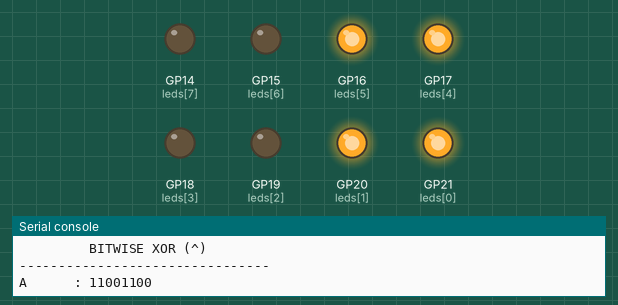
Simulated run of this program. Board: Raspberry Pi Pico running MicroPython. On the bench: output pins drawn as LEDs (lit = HIGH), the last lines printed to the serial console.

Above: at 0.1 s.
At 2.1 s:
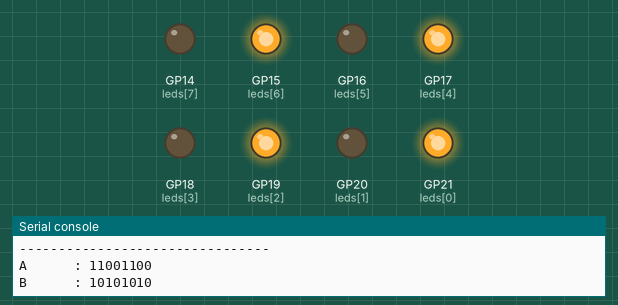
At 4.6 s:
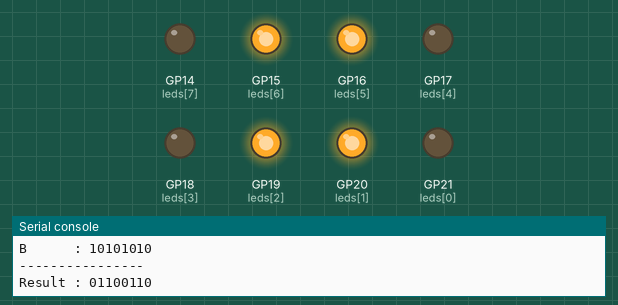
At 8.6 s:
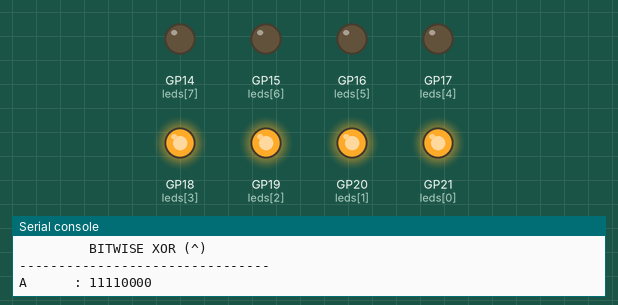
At 19.1 s:
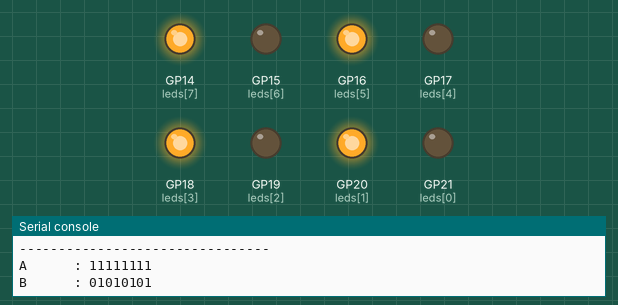
At 38.6 s:
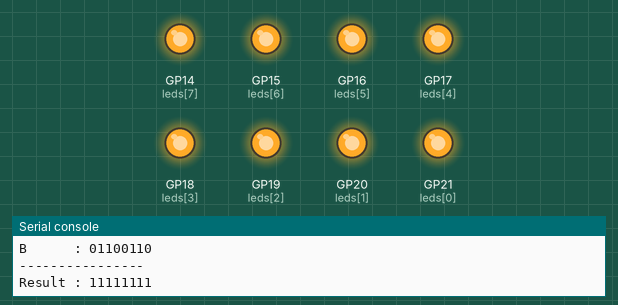
Timing chart, 0 to 40.0 s (numbered marks = the images above):
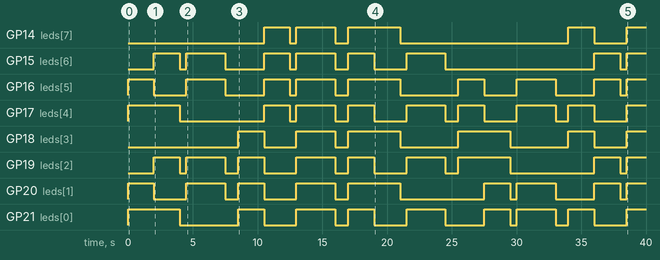

The program:

06_Bitwise_XOR.py
```python
from machine import Pin
from time import sleep

# ----------------------------------------
# 8-bit Bitwise OR
# Raspberry Pi Pico (MicroPython)
#
# D7 (MSB) -> GP21
# D6       -> GP20
# D5       -> GP19
# D4       -> GP18
# D3       -> GP17
# D2       -> GP16
# D1       -> GP15
# D0 (LSB) -> GP14
# ----------------------------------------

# GPIO mapping (D7 to D0)
led_pins = [21, 20, 19, 18, 17, 16, 15, 14]
leds = [Pin(pin, Pin.OUT) for pin in led_pins]


def write_byte(value):
    """Display an 8-bit value on the LEDs."""
    value &= 0xFF

    for i in range(8):
        bit = (value >> (7 - i)) & 1
        leds[i].value(bit)


# (A, B) Test Cases
test_cases = [
    (0b11001100, 0b10101010),
    (0b11110000, 0b00001111),
    (0b11111111, 0b01010101),
    (0b00111100, 0b11110000),
    (0b10011001, 0b01100110)
]


while True:

    for A, B in test_cases:

        result = A ^ B

        print("--------------------------------")
        print("         BITWISE XOR (^)")
        print("--------------------------------")

        print(f"A      : {A:08b}")
        write_byte(A)
        sleep(2)

        print(f"B      : {B:08b}")
        write_byte(B)
        sleep(2)

        # Small pause
        write_byte(0)
        sleep(0.5)

        print("----------------")
        print(f"Result : {result:08b}")
        write_byte(result)
        sleep(3)

        # Clear before next example
        write_byte(0)
        sleep(1)
```

Measured:
- by itself, GP14 (leds[7]): LOW → HIGH at 10.5 s, → LOW 2.0 s later, → HIGH 0.50 s later, → LOW 3.0 s later, … (9 changes in this stretch)
- by itself, GP15 (leds[6]): LOW → HIGH at 2.0 s, → LOW 2.0 s later, → HIGH 0.50 s later, → LOW 3.0 s later, … (15 changes in this stretch)
- by itself, GP16 (leds[5]): LOW → HIGH at 0.00 s, → LOW 2.0 s later, → HIGH 2.5 s later, → LOW 3.0 s later, … (17 changes in this stretch)
- by itself, GP17 (leds[4]): LOW → HIGH at 0.00 s, → LOW 4.0 s later, → HIGH 6.5 s later, → LOW 2.0 s later, … (17 changes in this stretch)
- by itself, GP18 (leds[3]): LOW → HIGH at 8.5 s, → LOW 2.0 s later, → HIGH 2.5 s later, → LOW 3.0 s later, … (11 changes in this stretch)
- by itself, GP19 (leds[2]): LOW → HIGH at 2.0 s, → LOW 2.0 s later, → HIGH 0.50 s later, → LOW 3.0 s later, … (17 changes in this stretch)
- by itself, GP20 (leds[1]): LOW → HIGH at 0.00 s, → LOW 2.0 s later, → HIGH 2.5 s later, → LOW 3.0 s later, … (17 changes in this stretch)
- by itself, GP21 (leds[0]): LOW → HIGH at 0.00 s, → LOW 4.0 s later, → HIGH 4.5 s later, → LOW 2.0 s later, … (17 changes in this stretch)
